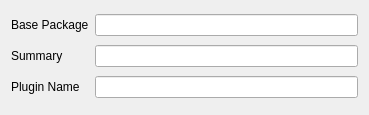
<?xml version="1.0" encoding="UTF-8"?>
<ui version="4.0">
 <class>Form</class>
 <widget class="QWidget" name="Form">
  <property name="geometry">
   <rect>
    <x>0</x>
    <y>0</y>
    <width>369</width>
    <height>115</height>
   </rect>
  </property>
  <property name="windowTitle">
   <string>Form</string>
  </property>
  <layout class="QGridLayout" name="gridLayout_2">
   <item row="0" column="0">
    <widget class="QLabel" name="label">
     <property name="text">
      <string>Base Package</string>
     </property>
    </widget>
   </item>
   <item row="0" column="1">
    <widget class="QLineEdit" name="m_basePackageName"/>
   </item>
   <item row="1" column="0">
    <widget class="QLabel" name="label_2">
     <property name="text">
      <string>Summary</string>
     </property>
    </widget>
   </item>
   <item row="1" column="1">
    <widget class="QLineEdit" name="m_pluginSummary"/>
   </item>
   <item row="2" column="0">
    <widget class="QLabel" name="label_3">
     <property name="text">
      <string>Plugin Name</string>
     </property>
    </widget>
   </item>
   <item row="2" column="1">
    <widget class="QLineEdit" name="m_pluginName"/>
   </item>
  </layout>
 </widget>
 <resources/>
 <connections/>
</ui>
